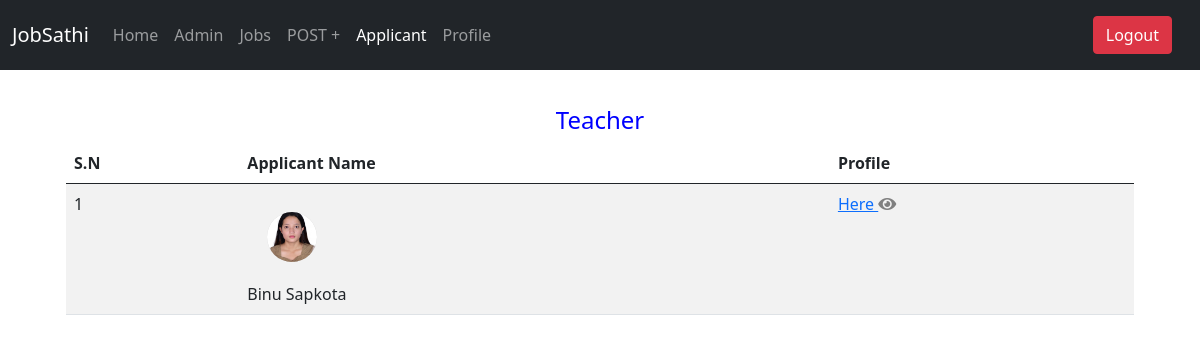
/applicants/1/ (signed in), run on the app's committed database.
### job/models.py (models this page shows, shortened)
class Job(models.Model):
    user = models.ForeignKey(User, on_delete=models.CASCADE, default="")
    job_title = models.CharField(max_length=150)
    job_description = models.TextField()
    slug = models.SlugField()
    category = models.ForeignKey(Category, on_delete=models.CASCADE)
    job_validity = models.DateField(default=datetime.now, blank=True)
    job_created_at = models.DateTimeField(auto_now_add=True)
    job_updated_at = models.DateTimeField(auto_now=True)
    class Meta:
        db_table = 'job'
        verbose_name = 'Job'
        verbose_name_plural = 'Jobs'

### apply/models.py (models this page shows, shortened)
class Apply(models.Model):
    job = models.ForeignKey(Job, on_delete=models.CASCADE,null=True)
    user = models.ForeignKey(User, on_delete=models.CASCADE,)
    checkbox = models.BooleanField(default=False)
    jobapplied_at = models.DateField(default=datetime.now,blank=True)

### account/models.py (models this page shows, shortened)
class User(AbstractUser):
    username = models.CharField(max_length=150, unique=True)
    email = models.EmailField(unique=True)
    password = models.CharField(max_length=128)
    full_name = models.CharField(max_length=50, blank=False)
    date_joined = models.DateTimeField(auto_now_add=True)    # Add any additional fields you want

### pro/models.py (models this page shows, shortened)
class Pro(models.Model):
    user = models.OneToOneField(User, null=True, on_delete=models.CASCADE)
    pro_name = models.CharField(max_length=150)
    pro_bio = models.CharField(max_length=150)
    pro_dob = models.DateField(default=datetime.now, blank=True)
    pro_pic = models.ImageField(upload_to='pro_image/')
    pro_number = models.CharField(null=True, max_length=10)
    pro_cv = models.FileField(upload_to='pdfs/')
    pro_certificates = models.FileField(upload_to='pdfs/')

### apply/views.py (the view)
# urls.py: path('applicants/<int:pk>/', ApplicantListView.as_view(), name='applicants'),
class ApplicantListView(LoginRequiredMixin, DetailView):
    model = Job
    template_name = 'applicants.html'
    context_object_name = 'job'
    def get_context_data(self, **kwargs):
        context = super().get_context_data(**kwargs)
        job = self.object  # Fetches the Job object from the view
        apply_job = Apply.objects.filter(job=job)
        context['apply_job'] = apply_job
        context['user'] = self.request.user
        return context

### apply/templates/applicants.html (shortened to what this page needs)
{% extends 'dashboard/layout.html' %}
{% block apply_active %}
    active
{% endblock %}
{% block content %}
<div class="container" style="padding: 3%;">
    <h4 style="text-align: center; color: blue;">{{ job.job_title }}</h4>
    <table class="table table-striped table-hover">
        <thead>
            <tr>
                <th scope="col">S.N</th>
                <th scope="col">Applicant Name</th>
                <th scope="col">Profile</th>
            </tr>
        </thead>
        <tbody>
            {% for application in apply_job %}
            <tr>
                <td>{{ forloop.counter }}</td>
                <td>
                    <div class="profile-photo-form-container" style="margin: 20px; width: 50px; height: 50px; border-radius: 50%; overflow: hidden; background-color: #ccc;">
                        <img style="width: 100%; height: 100%; object-fit: cover;" src="{{ application.user.pro.pro_pic.url }}" alt="user-image">
                    </div>
                    {{ application.user.pro.pro_name }}
                </td>
                <td>
                    <a href="{% url 'apply:profile_view' application.user.id %}">Here
                        <i class="fa fa-eye" style="color: grey;"></i>
                    </a>
                </td>
            </tr>
            {% empty %}
            <tr>
                <td colspan="3" style="text-align: center; color: indianred;">No Applicants.</td>
            </tr>
            {% endfor %}
        </tbody>
    </table>
</div>
{% endblock %}

### data on the page
Job: job_title "Teacher"
Apply: user.pro.pro_pic (picture), user.pro.pro_name "Binu Sapkota"
